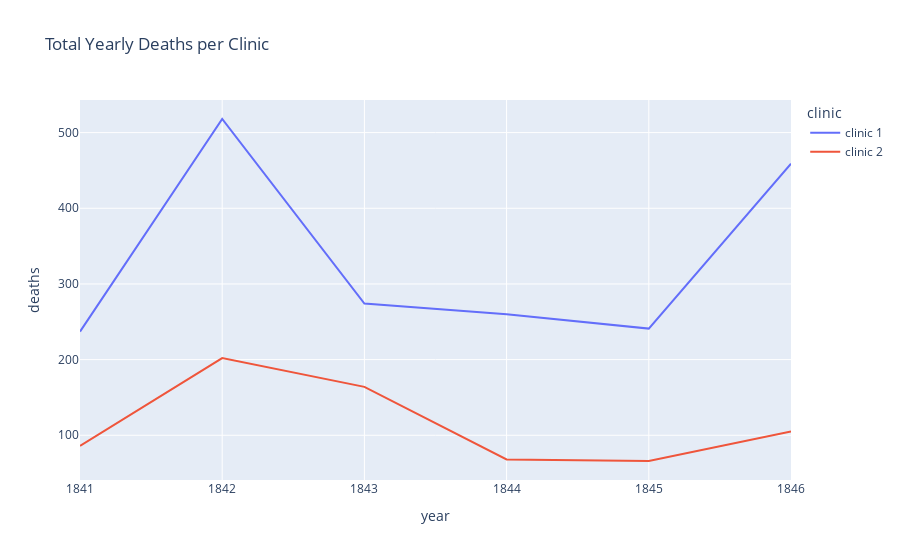

Write notebook code for a chart like this one.
### Code cell
line = px.line(df_yearly,
               x='year',
               y='deaths',
               color='clinic',
               title='Total Yearly Deaths per Clinic')

line.show()

### Figure 1 — Plotly figure (JSON) as saved in the notebook; plotly's stock layout.template omitted (floating-point values rounded to 4 significant figures)
{"data": [{"hovertemplate": "clinic=clinic 1<br>year=%{x}<br>deaths=%{y}<extra></extra>", "legendgroup": "clinic 1", "line": {"color": "#636efa", "dash": "solid"}, "marker": {"symbol": "circle"}, "mode": "lines", "name": "clinic 1", "orientation": "v", "showlegend": true, "type": "scatter", "x": [1841, 1842, 1843, 1844, 1845, 1846], "xaxis": "x", "y": [237, 518, 274, 260, 241, 459], "yaxis": "y"}, {"hovertemplate": "clinic=clinic 2<br>year=%{x}<br>deaths=%{y}<extra></extra>", "legendgroup": "clinic 2", "line": {"color": "#EF553B", "dash": "solid"}, "marker": {"symbol": "circle"}, "mode": "lines", "name": "clinic 2", "orientation": "v", "showlegend": true, "type": "scatter", "x": [1841, 1842, 1843, 1844, 1845, 1846], "xaxis": "x", "y": [86, 202, 164, 68, 66, 105], "yaxis": "y"}], "layout": {"legend": {"title": {"text": "clinic"}, "tracegroupgap": 0}, "title": {"text": "Total Yearly Deaths per Clinic"}, "xaxis": {"anchor": "y", "domain": [0, 1], "title": {"text": "year"}}, "yaxis": {"anchor": "x", "domain": [0, 1], "title": {"text": "deaths"}}}}
